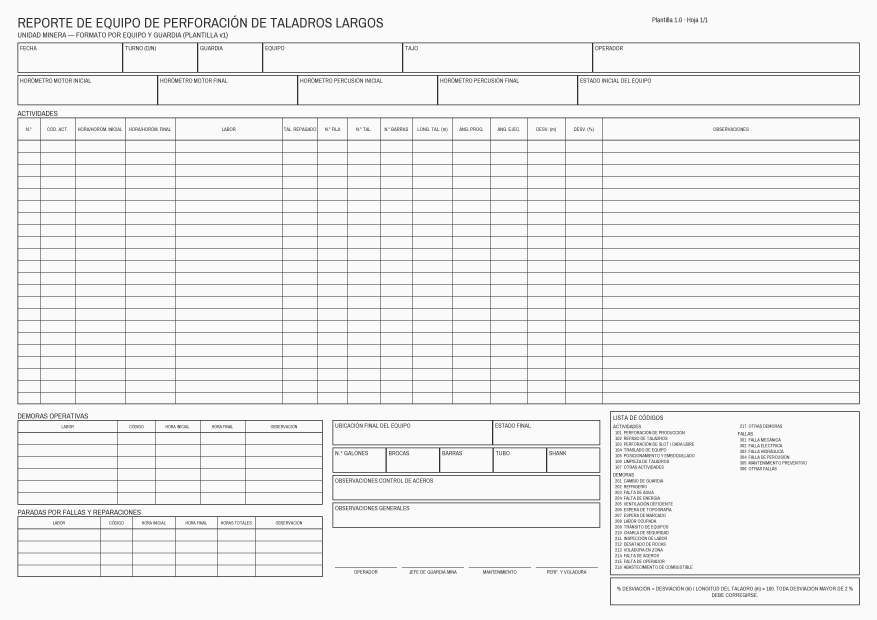
#> input picture configs/template_v1_reference.png, 3508 x 2480 px (shown at 1/4 size)
$ python -i template.py   (imports and definitions only)
#> lines starting #> are read from the running program, lines starting #| are printed output that depends on the picture; after the words box and inside, x2 and y2 are one past the last pixel; in counts of white or black regions, pixels touching at a corner belong together
#> further down, picture is the input picture: shape (2480, 3508); min 46, max 250, mean 239.4
"""Import of the HU06 template (physical long-hole drilling form) into the perfo template format.

HU06 measured the real form layout on a flat reference page (referencia_plana.png) and froze the fields prioritized
in HU01 with pixel boxes on that page; tables are given as the box of row 1, the row step and the number of rows.
The importer keeps those coordinates, maps each field to the perfo field ids (so business rules, time typing by
shift and validation apply unchanged) and records the HU01 matrix id and the HU06 id for traceability.
"""

from __future__ import annotations

from typing import Any

# HU06 header fields -> perfo field id and typing
HEADER: dict[str, tuple[str, dict[str, Any]]] = {
    "cab.fecha": ("header.date", {"type": "date"}),
    # check boxes (Día / Noche / C/Guardia): TrOCR reads the printed labels, so the validator always confirms it
    "cab.turno": ("header.shift", {"type": "code", "code_set": "shift"}),
    "cab.guardia": ("header.crew", {"type": "code"}),
    "cab.cod_equipo": ("header.equipment", {"type": "code"}),
    "cab.operador": ("header.operator", {"type": "free_text"}),
    "cab.hor_motor_ini": ("header.engine_hm_start", {"type": "numeric", "subtype": "decimal"}),
    "cab.hor_motor_fin": ("header.engine_hm_end", {"type": "numeric", "subtype": "decimal"}),
    "cab.hor_perc_ini": ("header.percussion_hm_start", {"type": "numeric", "subtype": "decimal"}),
    "cab.hor_perc_fin": ("header.percussion_hm_end", {"type": "numeric", "subtype": "decimal"}),
    "cab.estado_ini": ("header.initial_state", {"type": "free_text"}),
    "cie.ubicacion": ("closing.location", {"type": "free_text"}),
    "cie.estado_fin": ("closing.final_state", {"type": "free_text"}),
    "cie.galones": ("closing.gallons", {"type": "numeric", "subtype": "decimal"}),
}

# HU06 table prefix -> perfo table id and title
TABLES = {"act": ("activities", "Actividades"), "dem": ("delays", "Demoras operativas"),
          "par": ("failures", "Paradas por fallas"), "ace": ("steel", "Control de aceros")}

# HU06 table column -> perfo column id and typing
COLUMNS: dict[str, tuple[str, dict[str, Any]]] = {
    "act.codigo": ("code", {"type": "code", "code_set": "activity_codes"}),
    "act.hora_ini": ("start", {"type": "time"}),
    "act.hora_fin": ("end", {"type": "time"}),
    "act.n_taladros": ("holes", {"type": "numeric", "subtype": "integer", "min": 0, "max": 99}),
    "act.n_barras": ("bars", {"type": "numeric", "subtype": "integer", "min": 0, "max": 99}),
    "act.longitud": ("length_m", {"type": "numeric", "subtype": "decimal", "min": 0, "max": 60}),
    "act.desv_m": ("deviation_m", {"type": "numeric", "subtype": "decimal"}),
    "act.desv_pct": ("deviation_pct", {"type": "numeric", "subtype": "decimal"}),
    "act.obs": ("notes", {"type": "free_text"}),
    "dem.labor": ("labor", {"type": "free_text"}),
    "dem.codigo": ("code", {"type": "code", "code_set": "delay_codes"}),
    "dem.hora_ini": ("start", {"type": "time"}),
    "dem.hora_fin": ("end", {"type": "time"}),
    "dem.obs": ("notes", {"type": "free_text"}),
    "par.labor": ("labor", {"type": "free_text"}),
    "par.codigo": ("code", {"type": "code", "code_set": "failure_codes"}),
    "par.hora_ini": ("start", {"type": "time"}),
    "par.hora_fin": ("end", {"type": "time"}),
    "par.h_total": ("total_hours", {"type": "numeric", "subtype": "decimal"}),
    "par.obs": ("notes", {"type": "free_text"}),
    "ace.brocas": ("bits", {"type": "numeric", "subtype": "integer"}),
    "ace.barras": ("rods", {"type": "numeric", "subtype": "integer"}),
    "ace.tubos": ("tube", {"type": "numeric", "subtype": "integer"}),
    "ace.shank": ("shank", {"type": "numeric", "subtype": "integer"}),
}

# printed legend of the physical form (column "Código de Falla")
LEGEND = {
    "actividad": {"101": "Perforación abanico (+)", "102": "Perforación abanico (-)", "103": "Perforación paralelo (+)",
                  "104": "Perforación paralelo (-)", "105": "Perforación horizontal", "106": "Desquinche", "107": "Perforación en realce"},
    "demora": {"201": "Reparto de guardia", "202": "Traslado a mina", "203": "Traslado a labor", "204": "Inspección de equipo",
               "205": "Falta de combustible", "206": "Esperando orden", "207": "Traslado de equipo", "208": "Inspección de labor / desate",
               "209": "Instalación de agua y energía", "210": "Esperando frente de trabajo", "211": "Falta de aceros",
               "212": "Recuperación de aceros", "213": "Ventilación deficiente", "214": "Voladura secundaria", "215": "Otros (especifique)",
               "216": "Falta de agua", "217": "Refrigerio"},
    "falla": {"301": "Falla mecánica", "302": "Falla eléctrica", "303": "Mantenimiento preventivo", "304": "Caída de tensión",
              "305": "Accidente / incidente", "306": "Otros (especifique)"},
}

# signature lines measured on the flat reference page (presence only, never transcribed)
SIGNATURES = [("signatures.operator", "Operador de equipo", 14, 363), ("signatures.shift_boss", "Jefe de guardia de mina", 633, 963),
              ("signatures.maintenance", "Responsable de mantenimiento", 1223, 1604),
              ("signatures.drilling_blasting", "Perforación y voladura", 1989, 2532)]
SIGNATURE_LINE_Y = 1493


def _norm(box: list[float], w: int, h: int) -> list[float]:
    x0, y0, x1, y1 = box
    return [round(x0 / w, 6), round(y0 / h, 6), round(x1 / w, 6), round(y1 / h, 6)]


# [4 lines left out: function _required, not called in this run]


def frame_anchors(gray: Any, min_w: int = 150, min_h: int = 50) -> list[list[int]]:
    """Outer corners of the printed frames (tables and boxes) of the reference page, used as alignment anchors.

    Corners of the outer contour are distinctive; inner grid crossings repeat every row and mislead a wide search.
    """
#> called with min_w = 150, min_h = 50
    import cv2  # noqa: PLC0415
    import numpy as np  # noqa: PLC0415

    ink = (gray < 150).astype(np.uint8)
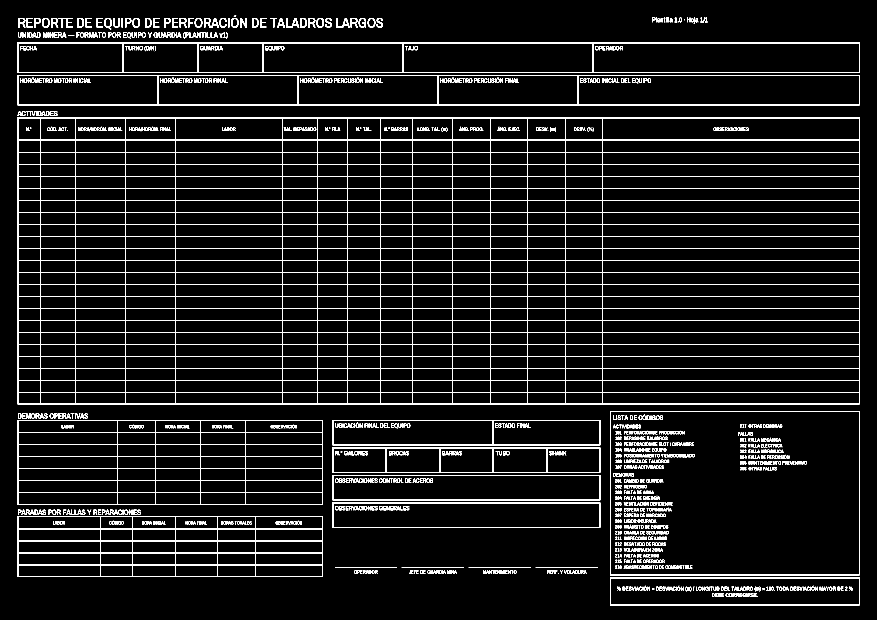
#> ink: shape (2480, 3508) (shown at 1/4 size); values 0 (black) and 1 (white), 5.3% white in thin lines or dots
    hor = cv2.morphologyEx(ink, cv2.MORPH_OPEN, cv2.getStructuringElement(cv2.MORPH_RECT, (80, 1)))
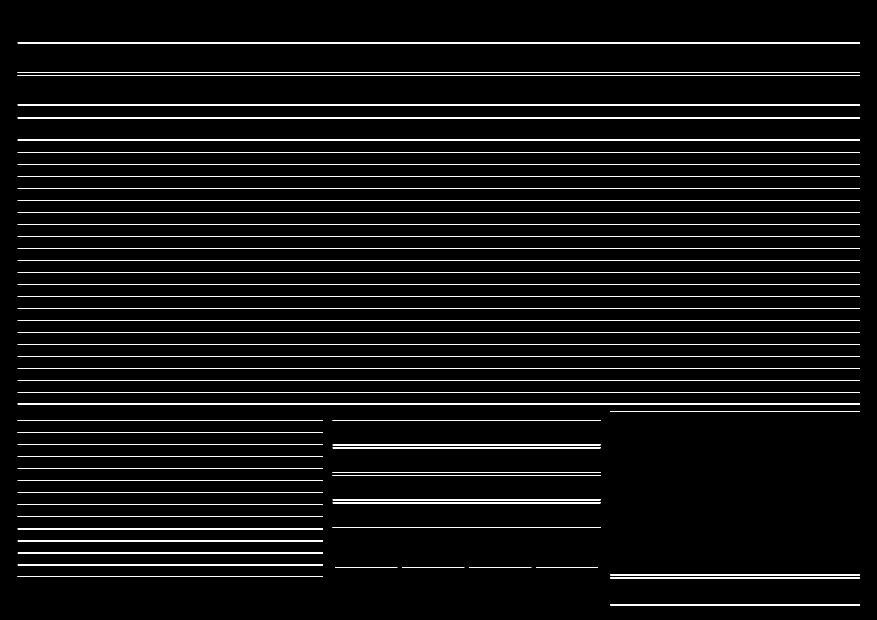
#> hor: shape (2480, 3508) (shown at 1/4 size); values 0 (black) and 1 (white), 3.4% white in thin lines or dots, all inside (x1, y1, x2, y2) = (71, 170, 3440, 2421)
    ver = cv2.morphologyEx(ink, cv2.MORPH_OPEN, cv2.getStructuringElement(cv2.MORPH_RECT, (1, 60)))
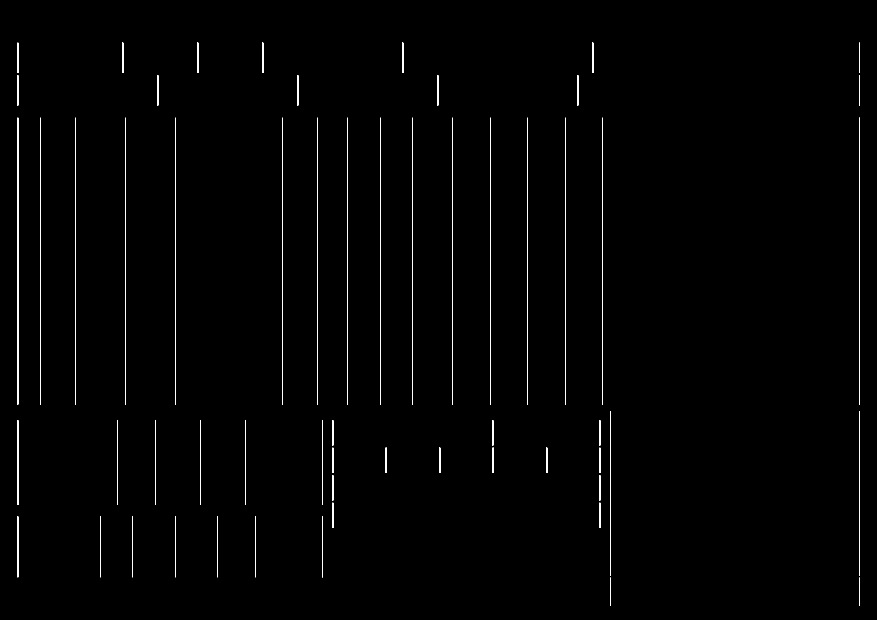
#> ver: shape (2480, 3508) (shown at 1/4 size); values 0 (black) and 1 (white), 0.74% white; 59 white regions, largest, box (x1, y1, x2, y2) and area: (70, 471, 73, 1618) 3441, (3436, 471, 3439, 1618) 3441, (160, 471, 162, 1618) 2294
    grid = cv2.dilate(hor | ver, np.ones((3, 3), np.uint8))
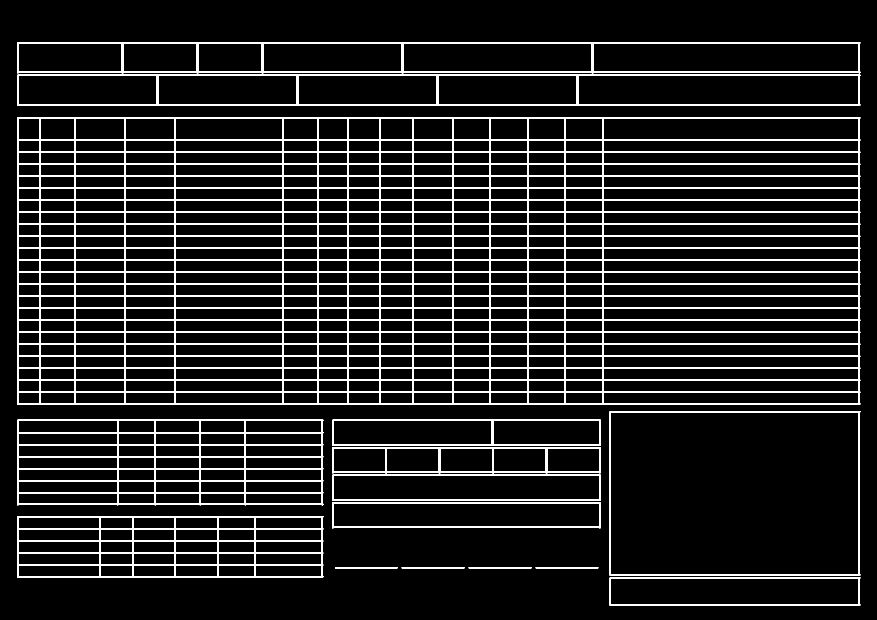
#> grid: shape (2480, 3508) (shown at 1/4 size); values 0 (black) and 1 (white), 7.5% white; 15 white regions
    contours, _ = cv2.findContours(grid, cv2.RETR_EXTERNAL, cv2.CHAIN_APPROX_SIMPLE)
#> contours = 15 contours; largest, box (x1, y1, x2, y2) and area: (69, 469, 3441, 1619) 3868923, (2439, 1644, 3441, 2303) 657018, (69, 1679, 1293, 2021) 415539, (69, 169, 3441, 293) 411193, (69, 299, 3441, 423) 411186
    pts: list[list[int]] = []
    for c in sorted(contours, key=lambda c: cv2.boundingRect(c)[:2]):
        _, _, w, h = cv2.boundingRect(c)
        if w >= min_w and h >= min_h:
            pts += [[int(x), int(y)] for x, y in cv2.approxPolyDP(c, 6, True).reshape(-1, 2)]
#> this loop made 15 passes
#> (w, h, pts) on pass 1: (3372, 124, [[69, 170], [69, 292], [3440, 291], [3440, 169]])
#> (w, h) on passes 2 to 7: (3372, 124), (3372, 1150), (1224, 342), (1224, 246), (1074, 104), (1074, 104)
#> after the loop, pts = 44 pairs, first value 69 to 3440, second value 169 to 2422
    return pts


# [66 lines left out: function convert, not called in this run]


def legend_rows() -> list[dict[str, str]]:
    """Codes master (tipo, codigo, descripcion) taken from the legend printed on the form."""
    return [{"tipo": kind, "codigo": code, "descripcion": desc} for kind, codes in LEGEND.items() for code, desc in codes.items()]

>>> import cv2
>>> picture = cv2.imread('../../../../configs/template_v1_reference.png', cv2.IMREAD_GRAYSCALE)
>>> result = frame_anchors(picture)
#> result has the same summary as pts in frame_anchors

$ run again, on configs/template_v2_reference.png
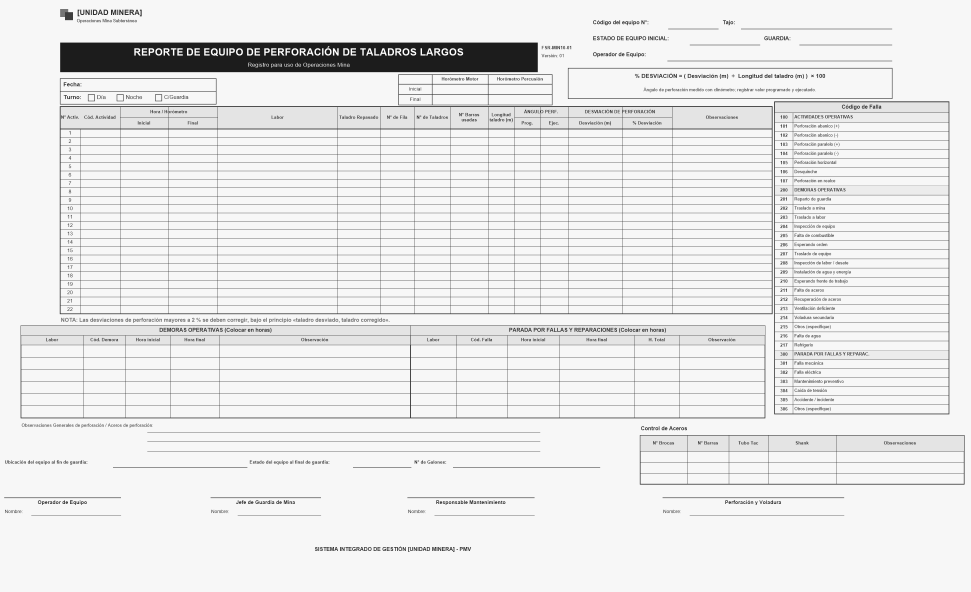
#> input picture configs/template_v2_reference.png, 2912 x 1776 px (shown at 1/3 size)
#> picture is the input picture: shape (1776, 2912); min 28, max 255, mean 232.8
#> in frame_anchors, `ink = (gray < 150).astype(np.uint8)`:
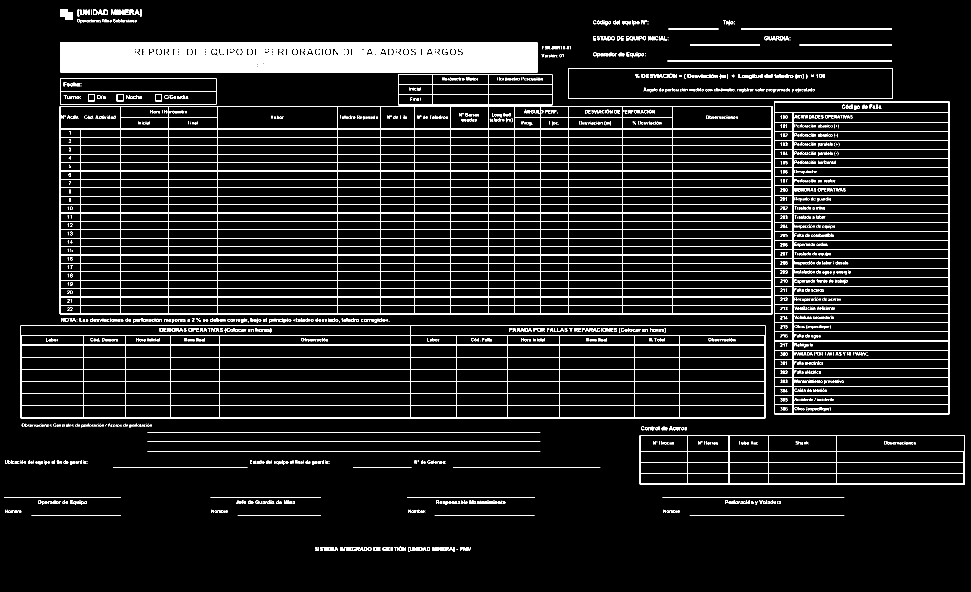
#> ink: shape (1776, 2912) (shown at 1/3 size); values 0 (black) and 1 (white), 6.8% white; 2470 white regions (1354 under 20 px), largest, box (x1, y1, x2, y2) and area: (180, 128, 1613, 217) 115460, (179, 318, 2318, 943) 83228, (62, 976, 2296, 1255) 35104
#> hor: shape (1776, 2912); values 0 (black) and 1 (white), 5.1% white; 105 white regions, largest, box (x1, y1, x2, y2) and area: (181, 128, 1614, 217) 102484, (180, 318, 2319, 321) 6415, (180, 940, 2319, 943) 6415
#> ver: shape (1776, 2912); values 0 (black) and 1 (white), 1.6% white; 90 white regions, largest, box (x1, y1, x2, y2) and area: (1389, 129, 1613, 218) 19936, (180, 129, 403, 218) 19846, (2323, 305, 2325, 1244) 1878
#> in frame_anchors, `grid = cv2.dilate(hor | ver, np.ones((3, 3), np.uint8))`:
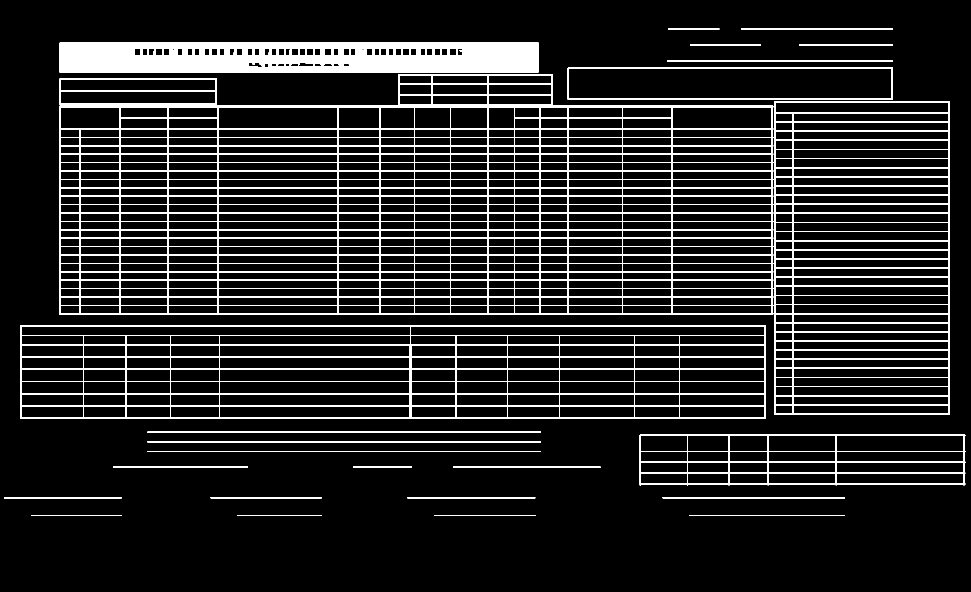
#> grid: shape (1776, 2912) (shown at 1/3 size); values 0 (black) and 1 (white), 10.6% white; 26 white regions
#> contours = 26 contours; largest, box (x1, y1, x2, y2) and area: (178, 222, 2320, 945) 1383768, (61, 975, 2298, 1257) 625870, (2322, 303, 2850, 1245) 494564, (1918, 1304, 2896, 1456) 146436, (179, 127, 1615, 219) 129888
#> the loop in frame_anchors, `for c in sorted(contours, key=lambda c: cv2.boundingRect(c)[:2]):` made 26 passes
#> (w, h, pts) on pass 2: (2237, 282, [[61, 976], [61, 1256], [2297, 1255], [2297, 975]])
#> after the loop in frame_anchors, `for c in sorted(contours, key=lambda c: cv2.boundingRect(c)[:2]):`: pts = 32 pairs, first value 61 to 2895, second value 127 to 1455
#> result has the same summary as pts in frame_anchors
